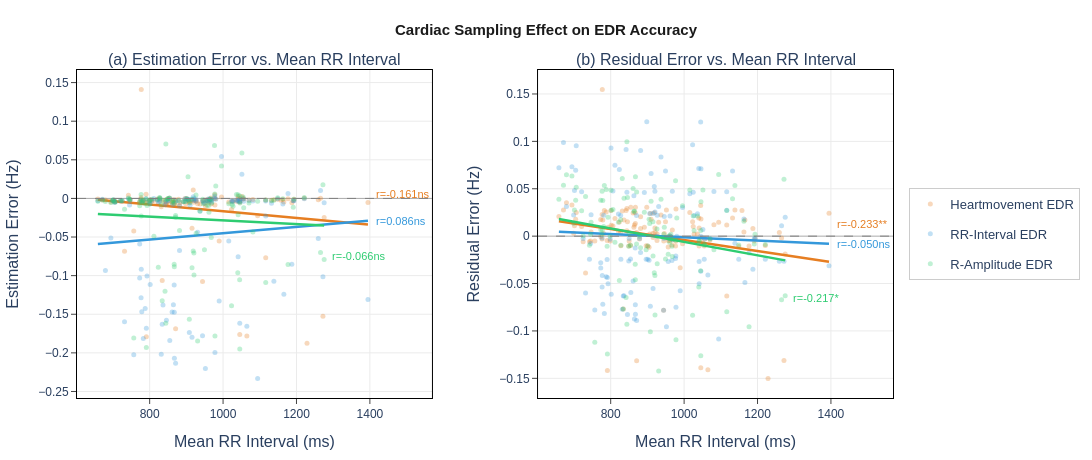

The notebook cell this image was saved under:
### Code cell
# ── fig_rr2: Cardiac Sampling Effect ─────────────────────────────────────────
Y_OFFSETS_ERR = {"HeartMovement":  0.040, "RR_Intervals":  0.000, "R_Amplitude": -0.040}
Y_OFFSETS_RES = {"HeartMovement":  0.040, "RR_Intervals":  0.000, "R_Amplitude": -0.040}

fig_rr2 = make_subplots(
    rows=1, cols=2,
    subplot_titles=["(a) Estimation Error vs. Mean RR Interval",
                    "(b) Residual Error vs. Mean RR Interval"],
    column_widths=[0.50, 0.50],
    horizontal_spacing=0.13,
)

for method in METHODS_ORDER:                         # ← FIX: uppercase
    color = METHOD_COLORS[method]                    # ← FIX: uppercase
    label = METHOD_LABELS[method]

    # (a) raw error_hz
    sub_a = df_err[df_err["edr_method"] == method].dropna(
                subset=["hrv_mean_rr_ms", "error_hz"])
    x_a, y_a   = sub_a["hrv_mean_rr_ms"].values, sub_a["error_hz"].values
    r_a, p_a   = stats.pearsonr(x_a, y_a)
    m_a, b_a   = np.polyfit(x_a, y_a, 1)
    xl_a       = np.linspace(x_a.min(), x_a.max(), 100)

    fig_rr2.add_trace(go.Scatter(
        x=x_a, y=y_a, mode="markers", name=label,
        marker=dict(color=color, size=5, opacity=0.30),
        legendgroup=label, showlegend=True,
    ), row=1, col=1)
    fig_rr2.add_trace(go.Scatter(
        x=xl_a, y=m_a*xl_a+b_a, mode="lines",
        line=dict(color=color, width=2.5),
        legendgroup=label, showlegend=False,
    ), row=1, col=1)
    fig_rr2.add_annotation(
        x=xl_a[-1], y=m_a*xl_a[-1]+b_a + Y_OFFSETS_ERR[method],
        text=f"  r={r_a:.3f}{sig_star(p_a)}",
        showarrow=False, xanchor="left",
        font=dict(color=color, size=11), row=1, col=1,
    )

    # (b) Residualvarianz
    sub_b = df_err[df_err["edr_method"] == method].dropna(
                subset=["hrv_mean_rr_ms", "Residualvarianz"])
    x_b, y_b   = sub_b["hrv_mean_rr_ms"].values, sub_b["Residualvarianz"].values
    r_b, p_b   = stats.pearsonr(x_b, y_b)
    m_b, b_b   = np.polyfit(x_b, y_b, 1)
    xl_b       = np.linspace(x_b.min(), x_b.max(), 100)

    fig_rr2.add_trace(go.Scatter(
        x=x_b, y=y_b, mode="markers", name=label,
        marker=dict(color=color, size=5, opacity=0.30),
        legendgroup=label, showlegend=False,
    ), row=1, col=2)
    fig_rr2.add_trace(go.Scatter(
        x=xl_b, y=m_b*xl_b+b_b, mode="lines",
        line=dict(color=color, width=2.5),
        legendgroup=label, showlegend=False,
    ), row=1, col=2)
    fig_rr2.add_annotation(
        x=xl_b[-1], y=m_b*xl_b[-1]+b_b + Y_OFFSETS_RES[method],
        text=f"  r={r_b:.3f}{sig_star(p_b)}",
        showarrow=False, xanchor="left",
        font=dict(color=color, size=11), row=1, col=2,
    )

for c in [1, 2]:
    fig_rr2.add_hline(y=0, line_dash="dash", line_color="gray",
                      line_width=1, row=1, col=c)

fig_rr2.update_xaxes(**ax_style("Mean RR Interval (ms)"), row=1, col=1)
fig_rr2.update_xaxes(**ax_style("Mean RR Interval (ms)"), row=1, col=2)
fig_rr2.update_yaxes(**ax_style("Estimation Error (Hz)"),  row=1, col=1)
fig_rr2.update_yaxes(**ax_style("Residual Error (Hz)"),    row=1, col=2)
fig_rr2.update_layout(**paper_layout(
    "Cardiac Sampling Effect on EDR Accuracy",
    width=1200, height=460))

fig_rr2.write_html(os.path.join(plot_dir, "Fig_CardiacSampling_Effect.html"))
fig_rr2.show()
